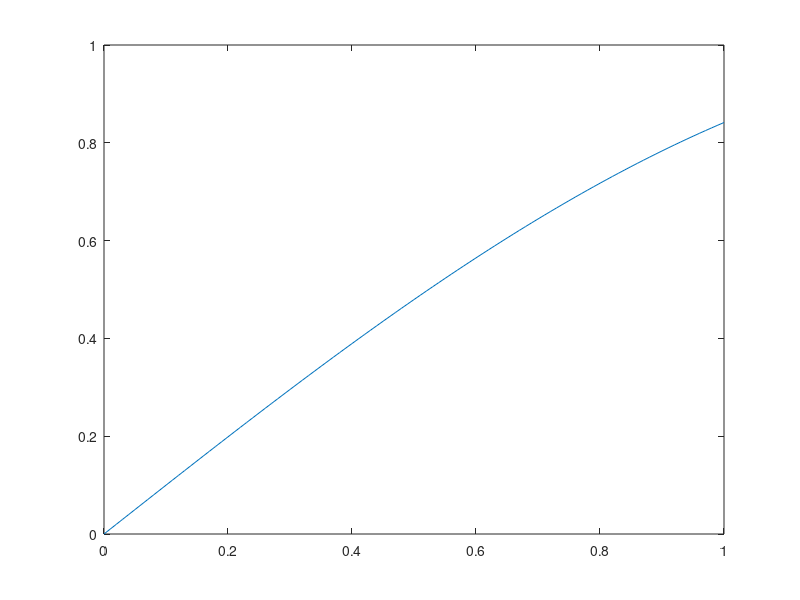

The MATLAB source for this figure: (Note: this script raises an error after producing the figure.)
%% Example of replab usage

x =[0:0.01:1];
plot(x,sin(x));

% Run first replab_addpaths;

n = 4;
% construct Sn
Sn = replab.PermutationGroup.fromGenerators([2:n 1], [2 1 3:n]);
% sample permutation; alternative is to use Sn.sample or Sn.sampleUniformlyx
g = randperm(n);
disp(sprintf('We factor %s\n', num2str(g)));
w = Sn.factorization(g);
disp(sprintf('to obtain factor %s\n', w.str));
g1 = Sn.evaluateWord(w);
disp(sprintf('evaluated back to %s\n', num2str(g)));
assert(isequal(g, g1));

%%
disp('We use this to construct representations and evaluate them');
rho = Sn.naturalRepresentation;
g = randperm(n);
h = randperm(n);
gh = g(h);
rho.image(g) * rho.image(h)
rho.image(gh)

[subrho1 U1] = rho.isotypic.component(1)

[subrho2 U2] = rho.isotypic.component(2)

M = rho.centralizerAlgebra.project(rand(n,n))
blocks = rho.isotypic.blocksOf(M)
blocks{1}
blocks{2}
